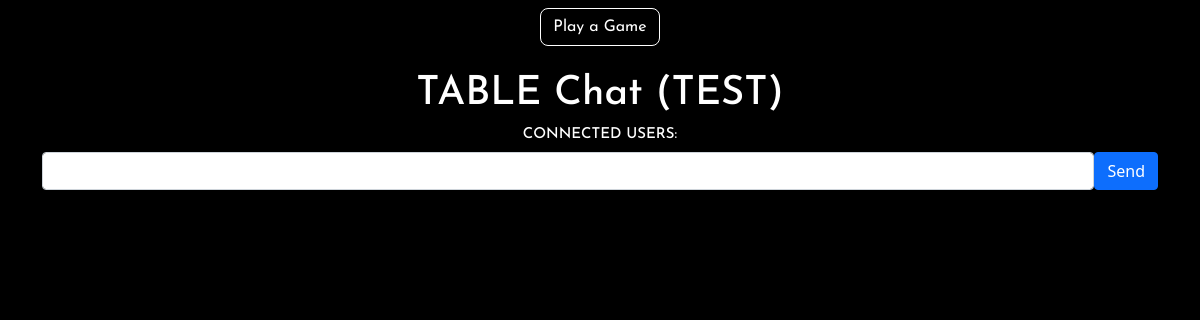
Page /1/1 (signed in) on the earlier database version.
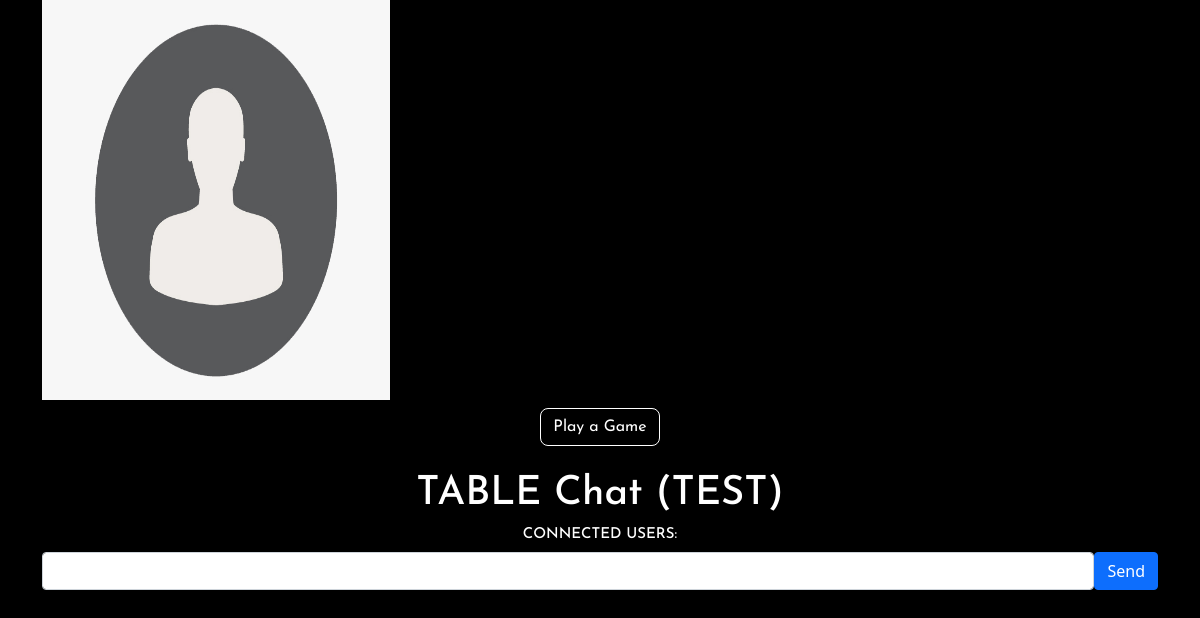
Same page on the later database version.
### package/models.py (models this page shows, shortened)
class User(db.Model, UserMixin):
    id = db.Column(db.Integer, primary_key = True)
    username = db.Column(db.String(20), unique=True, nullable=False)
    email = db.Column(db.String(100), unique=True, nullable=False)
    image_file = db.Column(db.String(20), nullable=False, default='default.jpg')
    password = db.Column(db.String(60), nullable=False)
    server_id = db.Column(db.Integer, db.ForeignKey('app_server.id'), nullable=True)
    room_id = db.Column(db.Integer, db.ForeignKey('app_server_room.id'), nullable=True)

### package/routes.py (the view)
@app.route('/<int:server_id>/<int:room_id>')
@login_required
def show_room(server_id, room_id):
    room = AppServerRoom.query.get(room_id)
    return render_template('show_room.html', room=room)

### package/models.py (called while the page is built)
@login_manager.user_loader
def load_user(user_id):
    return User.query.get(int(user_id))

### package/templates/show_room.html (shortened to what this page needs)
<!DOCTYPE html>
<html lang="en">
<head>
    <link href="https://cdn.jsdelivr.net/npm/bootstrap@5.1.0/dist/css/bootstrap.min.css" rel="stylesheet">
    <link rel="stylesheet" href="{{url_for('static', filename='styles/show_room.css')}}">
</head>
<body>
    <div class="container">
        <div class="row" id="videos-container">
            {% for user in room.clients %}
            <div class="col-lg-4" id="user-{{user.id}}-video-image">
                <img src="{{url_for('static', filename='images/' + current_user.image_file) }}" height="400px" width="100%">
            </div>
            {% endfor %}
        </div>
    </div>
    <div class="text-center">
        <button class="btn mt-2" id="play-game-button">Play a Game</button>
    </div>
    <section id="live_chat">
        <div class="container mt-4">
            <h1 class="text-center" id="table-chat-title">TABLE Chat (TEST)</h1>
            <h5 class="text-center" id="active-users-count">CONNECTED USERS: </h5>
            <div class="d-flex">
                <input type="text" class="form-control" id='msg' onkeyup="checkKey(event)">
                <button class="btn btn-primary">
                    Send
                </button>
            </div>
        </div>
    </section>
</body>
</html>

Differences in the rows shown:
now on this page (row edited): User: image_file (placeholder picture)
